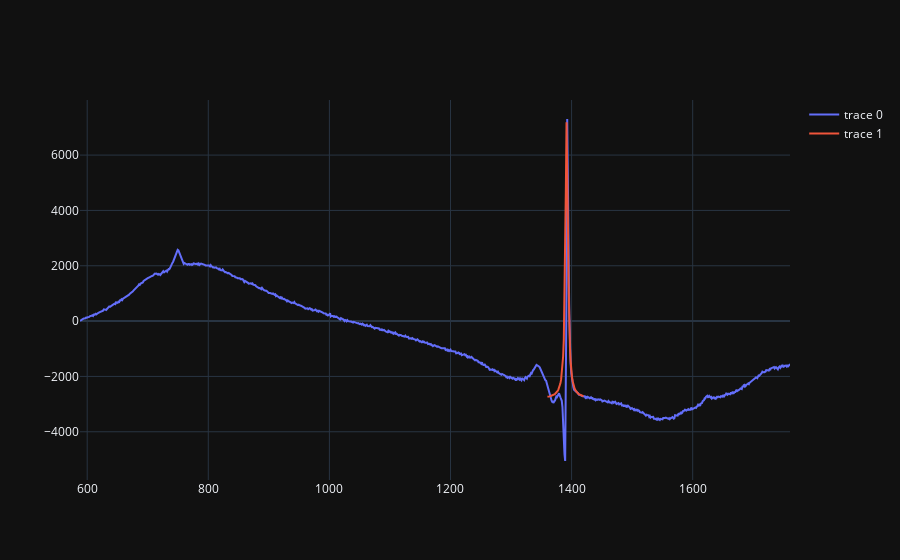

Source (notebook cell):
### Code cell
map_a.draw_curve(lorentz, (1392, 2.5, 8 * 10**4, -2800), 1360, 1420, base_vector = 1)
